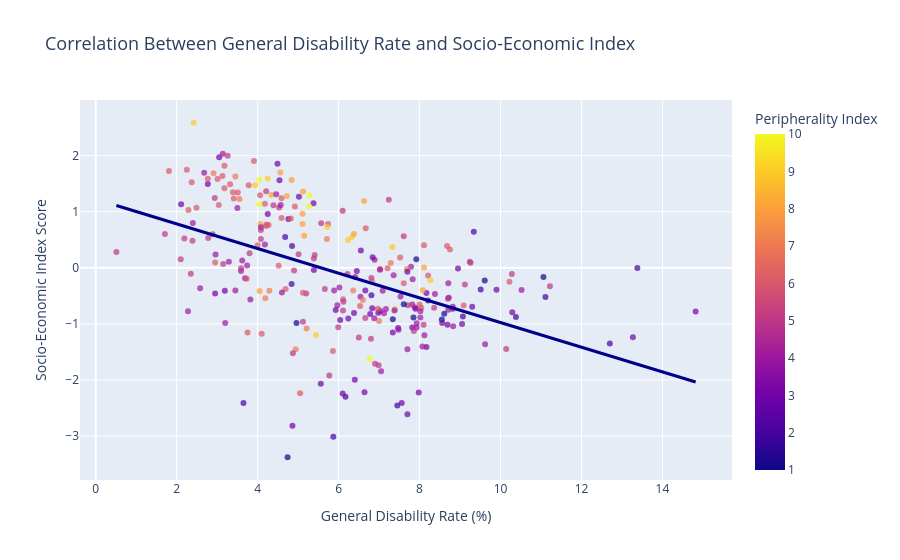

Notebook code for this chart:
### Code cell
# @title General Disability Rate vs. Socio-Economic Index in each settlement

df = data_master.copy()

cols = [
    'general_disability_rate',
    'socio_economic_index_score',
    'peripherality_index_cluster'
]

df[cols] = df[cols].apply(pd.to_numeric, errors='coerce')
df = df.dropna(subset= cols)

fig = px.scatter(
    df,
    x='general_disability_rate',
    y='socio_economic_index_score',
    hover_name='settlement_name',
 #   size='total_population',
 #   size_max=40,
    color='peripherality_index_cluster',
    color_continuous_scale='Plasma',
    trendline='ols',
    labels={
        'general_disability_rate': 'General Disability Rate (%)',
        'socio_economic_index_score': 'Socio-Economic Index Score',
        'total_population': 'Population size',
        'peripherality_index_cluster': 'Peripherality Index'
    },
    title='Correlation Between General Disability Rate and Socio-Economic Index'
)

fig.update_traces(
    marker=dict(opacity=0.7),
    selector=dict(mode='markers')
)

fig.update_traces(
    line=dict(color='darkblue', width=3),
    selector=dict(mode='lines')
)

fig.update_layout(
    title_font_size=18,
    xaxis_title_font_size=14,
    yaxis_title_font_size=14
)

fig.show()
print(f"The correlation between general disability rate and socio economic index  is {data_master['general_disability_rate'].corr(data_master['socio_economic_index_score'], method= 'spearman'):.2f}")

### Figure 1 — Plotly figure (JSON) as saved in the notebook; plotly's stock layout.template omitted (floating-point values rounded to 4 significant figures; data arrays with more than 128 entries replaced by an {"elided": "..."} marker saying what was removed)
{"data": [{"hovertemplate": "<b>%{hovertext}</b><br><br>General Disability Rate (%)=%{x}<br>Socio-Economic Index Score=%{y}<br>Peripherality Index=%{marker.color}<extra></extra>", "hovertext": {"elided": "278 str values"}, "legendgroup": "", "marker": {"color": {"elided": "278 int values"}, "coloraxis": "coloraxis", "opacity": 0.7, "symbol": "circle"}, "mode": "markers", "name": "", "orientation": "v", "showlegend": false, "type": "scatter", "x": {"elided": "278 float values"}, "xaxis": "x", "y": {"elided": "278 float values"}, "yaxis": "y"}, {"hovertemplate": "<b>OLS trendline</b><br>socio_economic_index_score = -0.21993 * general_disability_rate + 1.22385<br>R<sup>2</sup>=0.234175<br><br>General Disability Rate (%)=%{x}<br>Socio-Economic Index Score=%{y} <b>(trend)</b><extra></extra>", "legendgroup": "", "line": {"color": "darkblue", "width": 3}, "marker": {"symbol": "circle"}, "mode": "lines", "name": "", "showlegend": false, "type": "scatter", "x": {"elided": "278 float values"}, "xaxis": "x", "y": {"elided": "278 float values"}, "yaxis": "y"}], "layout": {"coloraxis": {"colorbar": {"title": {"text": "Peripherality Index"}}, "colorscale": [[0, "#0d0887"], [0.1111, "#46039f"], [0.2222, "#7201a8"], [0.3333, "#9c179e"], [0.4444, "#bd3786"], [0.5556, "#d8576b"], [0.6667, "#ed7953"], [0.7778, "#fb9f3a"], [0.8889, "#fdca26"], [1, "#f0f921"]]}, "legend": {"tracegroupgap": 0}, "title": {"font": {"size": 18}, "text": "Correlation Between General Disability Rate and Socio-Economic Index"}, "xaxis": {"anchor": "y", "domain": [0, 1], "title": {"font": {"size": 14}, "text": "General Disability Rate (%)"}}, "yaxis": {"anchor": "x", "domain": [0, 1], "title": {"font": {"size": 14}, "text": "Socio-Economic Index Score"}}}}
